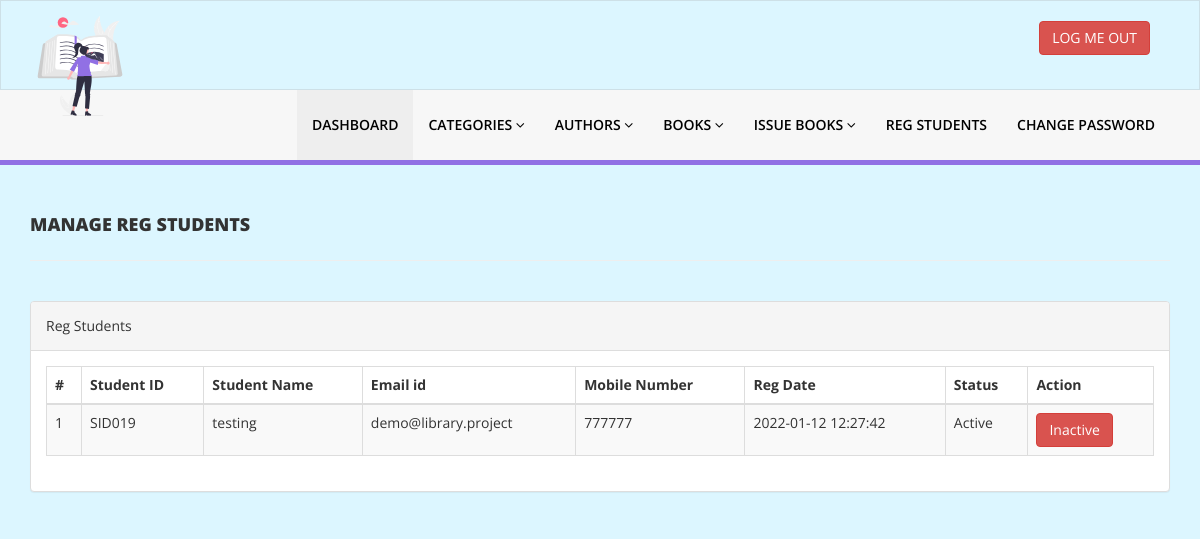
The app's page /admin/reg-students.php (signed in) with its own data.
### tables this page shows
CREATE TABLE `tblstudents` (
  `id` int(11) NOT NULL,
  `StudentId` varchar(100) DEFAULT NULL,
  `FullName` varchar(120) DEFAULT NULL,
  `EmailId` varchar(120) DEFAULT NULL,
  `MobileNumber` char(11) DEFAULT NULL,
  `Password` varchar(120) DEFAULT NULL,
  `Status` int(1) DEFAULT NULL,
  `RegDate` timestamp NULL DEFAULT current_timestamp(),
  `UpdationDate` timestamp NULL DEFAULT NULL ON UPDATE current_timestamp()
);

### admin/reg-students.php (the view, shortened to what this page needs)
<?php
include('includes/config.php');
if(strlen($_SESSION['alogin'])==0)
    {
header('location:index.php');
}
else{
    ?>
<!DOCTYPE html>
<html xmlns="http://www.w3.org/1999/xhtml">
<head>
    <link href="assets/css/bootstrap.css" rel="stylesheet" />
    <link href="assets/css/font-awesome.css" rel="stylesheet" />
    <link href="assets/js/dataTables/dataTables.bootstrap.css" rel="stylesheet" />
    <link href="assets/css/style.css" rel="stylesheet" />
</head>
<body>
<?php include('includes/header.php');?>
    <div class="content-wrapper">
         <div class="container">
        <div class="row pad-botm">
            <div class="col-md-12">
                <h4 class="header-line">Manage Reg Students</h4>
    </div>
        </div>
            <div class="row">
                <div class="col-md-12">
                    <div class="panel panel-default">
                        <div class="panel-heading">
                          Reg Students
                        </div>
                        <div class="panel-body">
                            <div class="table-responsive">
                                <table class="table table-striped table-bordered table-hover" id="dataTables-example">
                                    <thead>
                                        <tr>
                                            <th>#</th>
                                            <th>Student ID</th>
                                            <th>Student Name</th>
                                            <th>Email id </th>
                                            <th>Mobile Number</th>
                                            <th>Reg Date</th>
                                            <th>Status</th>
                                            <th>Action</th>
                                        </tr>
                                    </thead>
                                    <tbody>
<?php $sql = "SELECT * from tblstudents";
$query = $dbh -> prepare($sql);
$query->execute();
$results=$query->fetchAll(PDO::FETCH_OBJ);
$cnt=1;
if($query->rowCount() > 0)
{
foreach($results as $result)
{               ?>
                                        <tr class="odd gradeX">
                                            <td class="center"><?php echo htmlentities($cnt);?></td>
                                            <td class="center"><?php echo htmlentities($result->StudentId);?></td>
                                            <td class="center"><?php echo htmlentities($result->FullName);?></td>
                                            <td class="center"><?php echo htmlentities($result->EmailId);?></td>
                                            <td class="center"><?php echo htmlentities($result->MobileNumber);?></td>
                                             <td class="center"><?php echo htmlentities($result->RegDate);?></td>
                                            <td class="center"><?php if($result->Status==1)
                                            {
                                                echo htmlentities("Active");
                                            } else {
                                            echo htmlentities("Blocked");
}
                                            ?></td>
                                            <td class="center">
<?php if($result->Status==1)
 {?>
<a href="reg-students.php?inid=<?php echo htmlentities($result->id);?>" onclick="return confirm('Are you sure you want to block this student?');"" >  <button class="btn btn-danger"> Inactive</button>
<?php } else {?>
                                            <a href="reg-students.php?id=<?php echo htmlentities($result->id);?>" onclick="return confirm('Are you sure you want to active this student?');""><button class="btn btn-primary"> Active</button>
                                            <?php } ?>
                                            </td>
                                        </tr>
 <?php $cnt=$cnt+1;}} ?>
                                    </tbody>
                                </table>
                            </div>
                        </div>
                    </div>
                </div>
            </div>
    </div>
    </div>
</body>
</html>
<?php } ?>

### admin/assets/css/style.css (style rules this page uses)
body { font-family: 'Open Sans', sans-serif; line-height:28px; background: var(--color-background); }
.content-wrapper { margin-top: 40px; min-height:800px; padding-bottom:90px; }
.header-line { font-weight:900; padding-bottom:25px; border-bottom:1px solid #eeeeee; text-transform:uppercase; }
.pad-botm { padding-bottom:30px; }

### records on screen
tblstudents: StudentId "SID019", FullName "testing", EmailId "demo@library.project", MobileNumber "777777", RegDate "2022-01-12 12:27:42"
